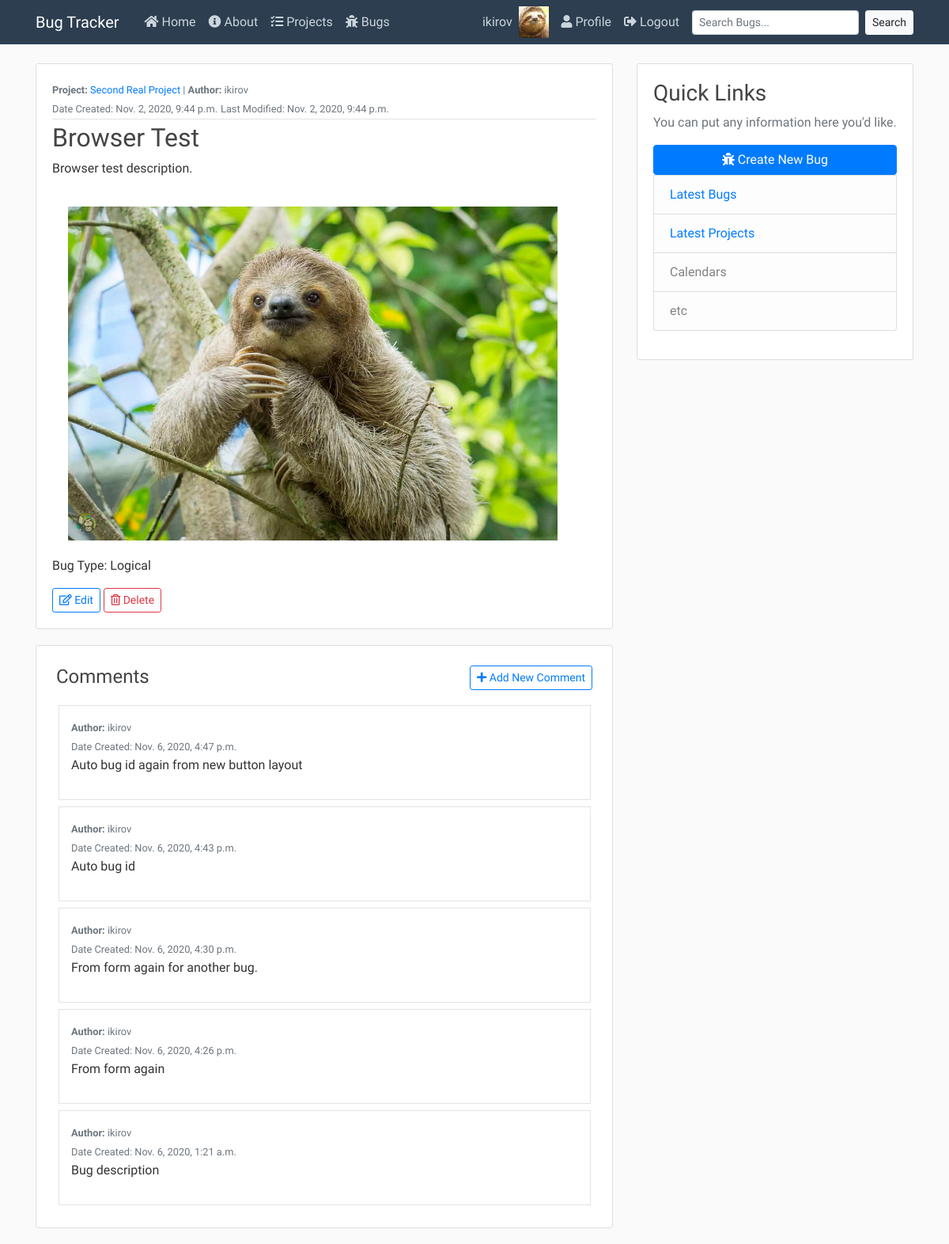
The page /projects/bugs/detail/23 (signed in) on the database as committed earlier.
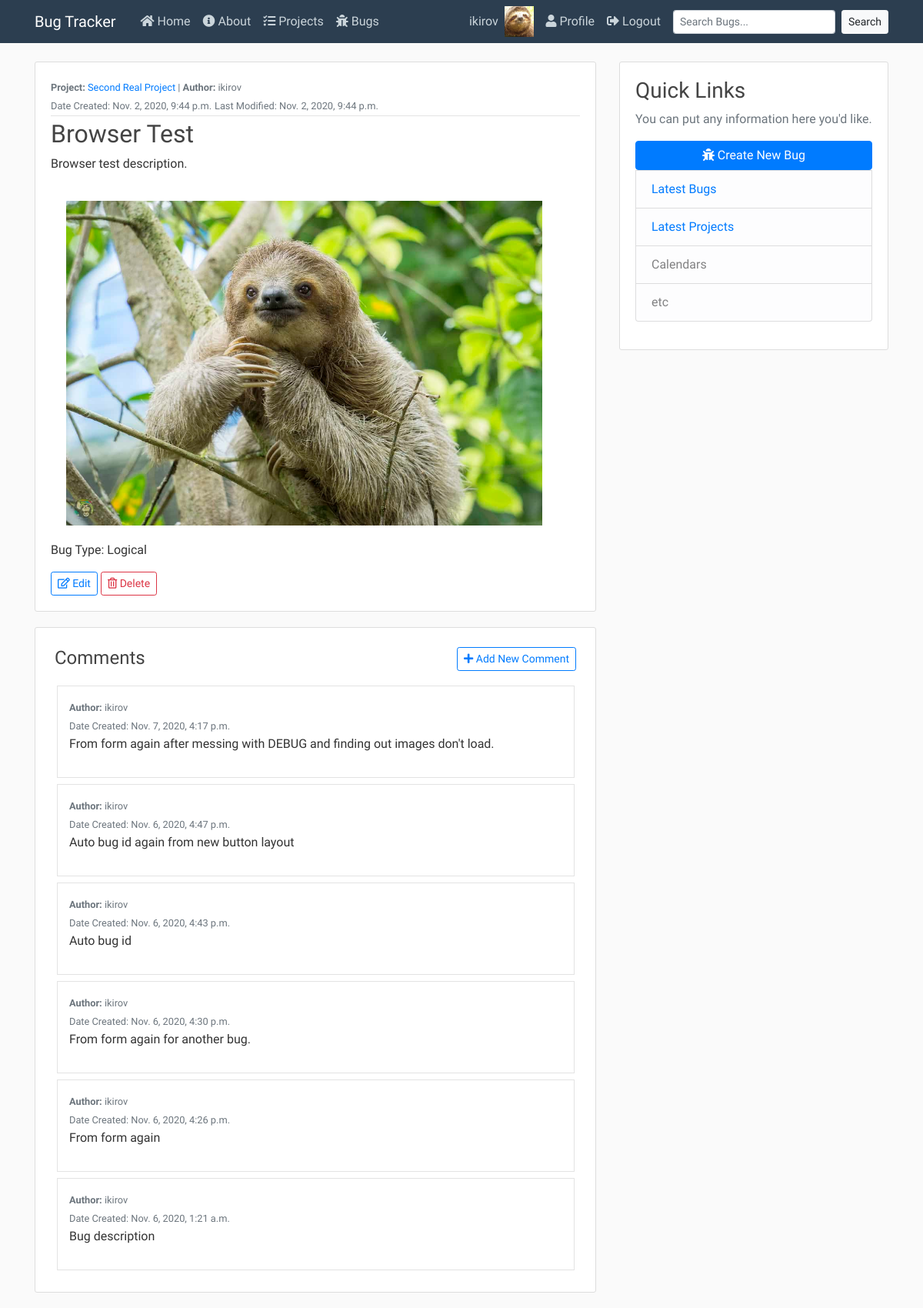
The same page on the database as committed later.
### projects/models.py (models this page shows, shortened)
class Comment(models.Model):
    desc = models.CharField(max_length=1000)
    date_added = models.DateTimeField(auto_now_add=True)
    bug = models.ForeignKey(Bug, on_delete=models.CASCADE)
    author = models.ForeignKey(User, on_delete=models.DO_NOTHING)
    image = models.ImageField(upload_to='bug_pics', default='default_bug.png')
    class Meta:
        ordering = ['-date_added']

### projects/views.py (the view)
# urls.py: path('bugs/detail/<int:pk>', BugDetailView.as_view(), name="bugs-detail"),
class BugDetailView(LoginRequiredMixin, DetailView):
    model = Bug

### projects/models.py (called while the page is built)
    def __str__(self):
        return self.name

### projects/templates/projects/bug_detail.html (shortened to what this page needs)
{% extends "status/base.html" %}
{% block content %}
    <article class="media content-section">
        <div class="media-body">
            <div class="article-metadata">
            <small class="text-muted"><strong>Project:</strong> <a href="{% url 'bugs-project' bug.project.id %}">{{ bug.project }}</a> | <strong>Author:</strong> {{ bug.author }}<br/></small>
            <small class="text-muted">Date Created: {{ bug.date_added }}</small>
            <small class="text-muted">Last Modified: {{ bug.date_modified }}</small>
            </div>
            <h2>{{ bug.name }}</h2>
            <p>{{bug.desc}}</p>
                <img class="bug_image" src="{{ bug.image.url }}">
            <p class="article-content">Bug Type: {{ bug.get_bug_type_display }}</p>
            <a class="btn btn-outline-primary btn-sm" href="{% url 'bugs-update' bug.id %}"><i class="far fa-edit"></i> Edit</a>
            <a class="btn btn-outline-danger btn-sm" href="{% url 'bugs-delete' bug.id %}"><i class="far fa-trash-alt"></i> Delete</a>
        </div>
    </article>
    <article class="media content-section">
        <div class="media-body">
                <div style="display: flex; justify-content: space-between; padding: 5px;">
                    <h4>Comments</h4>
                    <div><a class="btn btn-outline-primary btn-sm" href="{% url 'bugs-create-comment' bug.id %}"><i class="fas fa-plus"></i> Add New Comment</a></div>
                </div>
                {% for comment in bug.comment_set.all %}
                    <div class="article-metadata-comments">
                        <small class="text-muted"><strong>Author:</strong> {{ comment.author }}<br>
                        Date Created:</strong> {{ comment.date_added }}</small>
                        <p>{{comment.desc}}</p>
                    </div>
                {% endfor %}
        </div>
    </article>
{% endblock content %}

Rows that differ between the two databases and show on the page:
added Comment: author "ikirov", date_added "Nov. 7, 2020, 4:17 p.m.", desc "From form again after messing with DEBUG and finding out images don't load."
